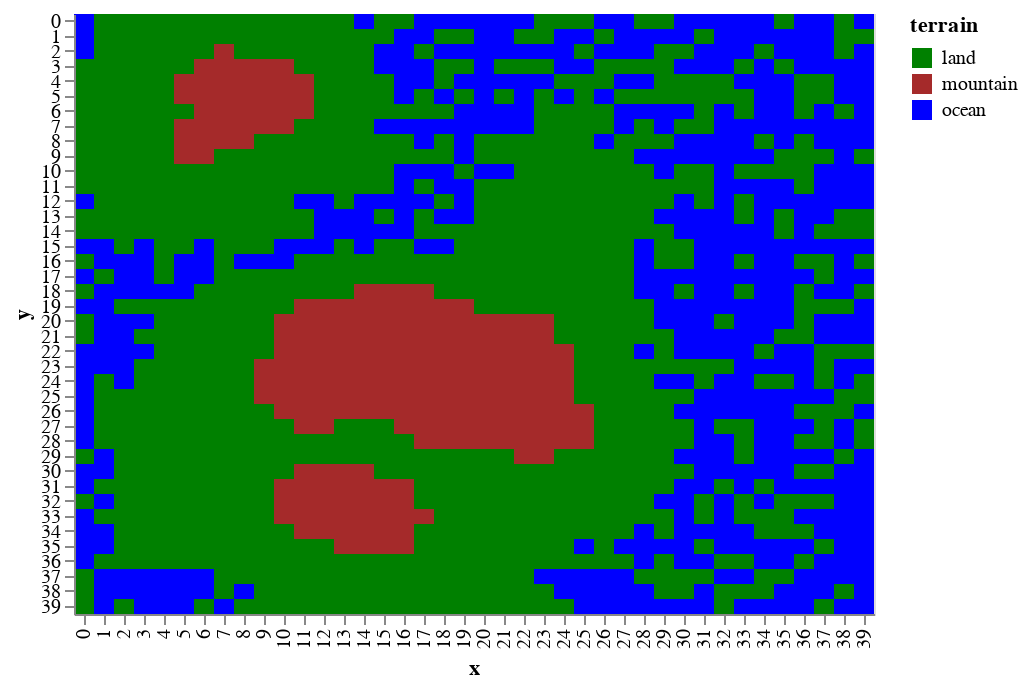

The notebook cell this image was saved under:
### Markdown cell above
If the oceans were to come in at `heignt == 0` then you can assume that lower terrain is _under water_

### Code cell
draw.drawTerrainTypes(world.grid_elevation,world.landscape)

### Figure 1 — Vega-Lite specification as saved in the notebook (floating-point values rounded to 4 significant figures; data arrays with more than 128 entries replaced by an {"elided": "..."} marker saying what was removed)
{"$schema": "https://vega.github.io/schema/vega-lite/v2.6.0.json", "config": {"view": {"height": 300, "width": 400}}, "data": {"name": "data-ac8d601052e9704f0606d35f0c042bde"}, "datasets": {"data-ac8d601052e9704f0606d35f0c042bde": {"elided": "1600 records"}}, "encoding": {"color": {"field": "terrain", "scale": {"domain": ["land", "mountain", "ocean"], "range": ["green", "brown", "blue"]}, "type": "nominal"}, "x": {"field": "x", "type": "ordinal"}, "y": {"field": "y", "type": "ordinal"}}, "mark": "rect"}
